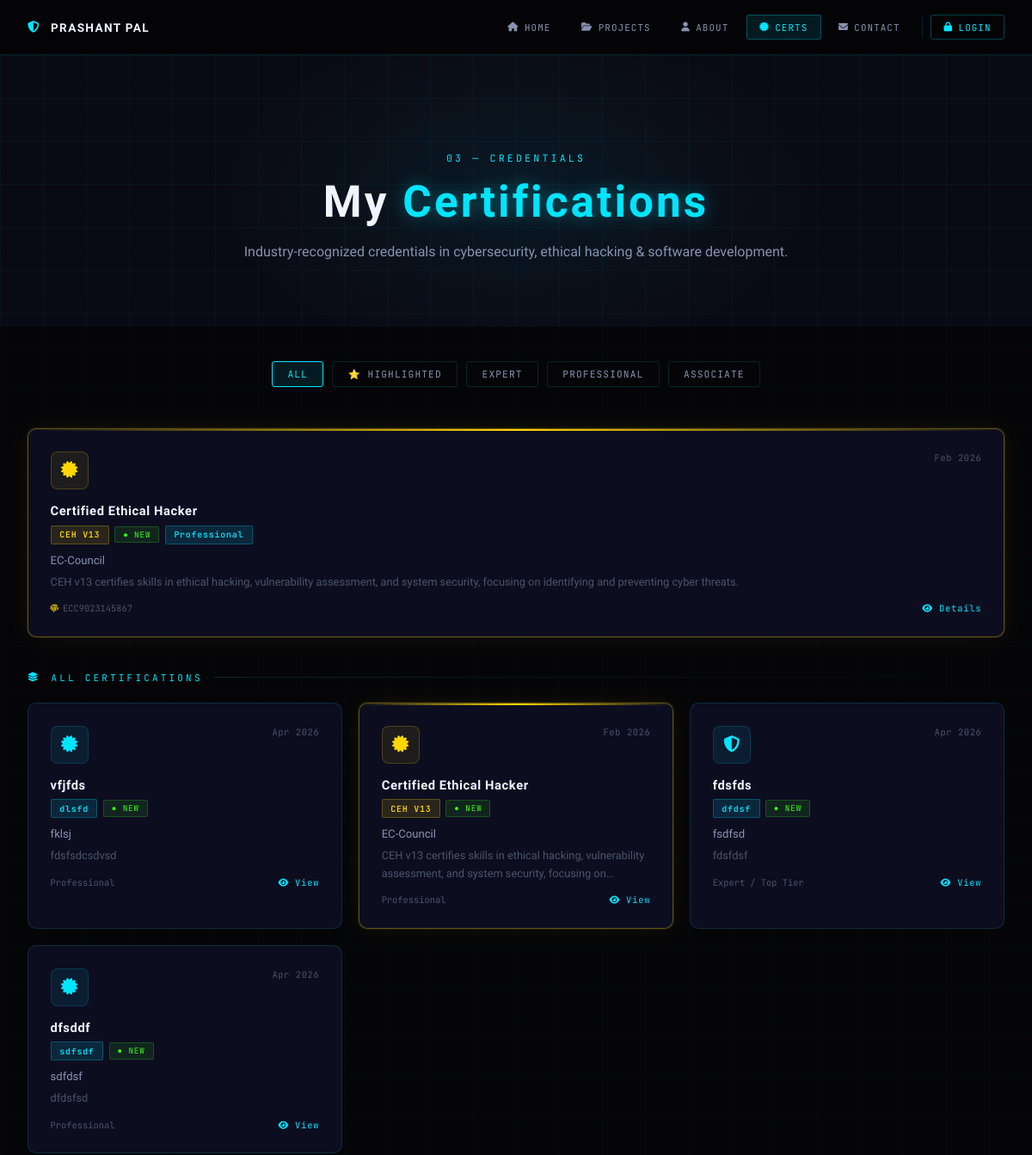
The page /certifications/ (upper part) on the database as committed earlier.
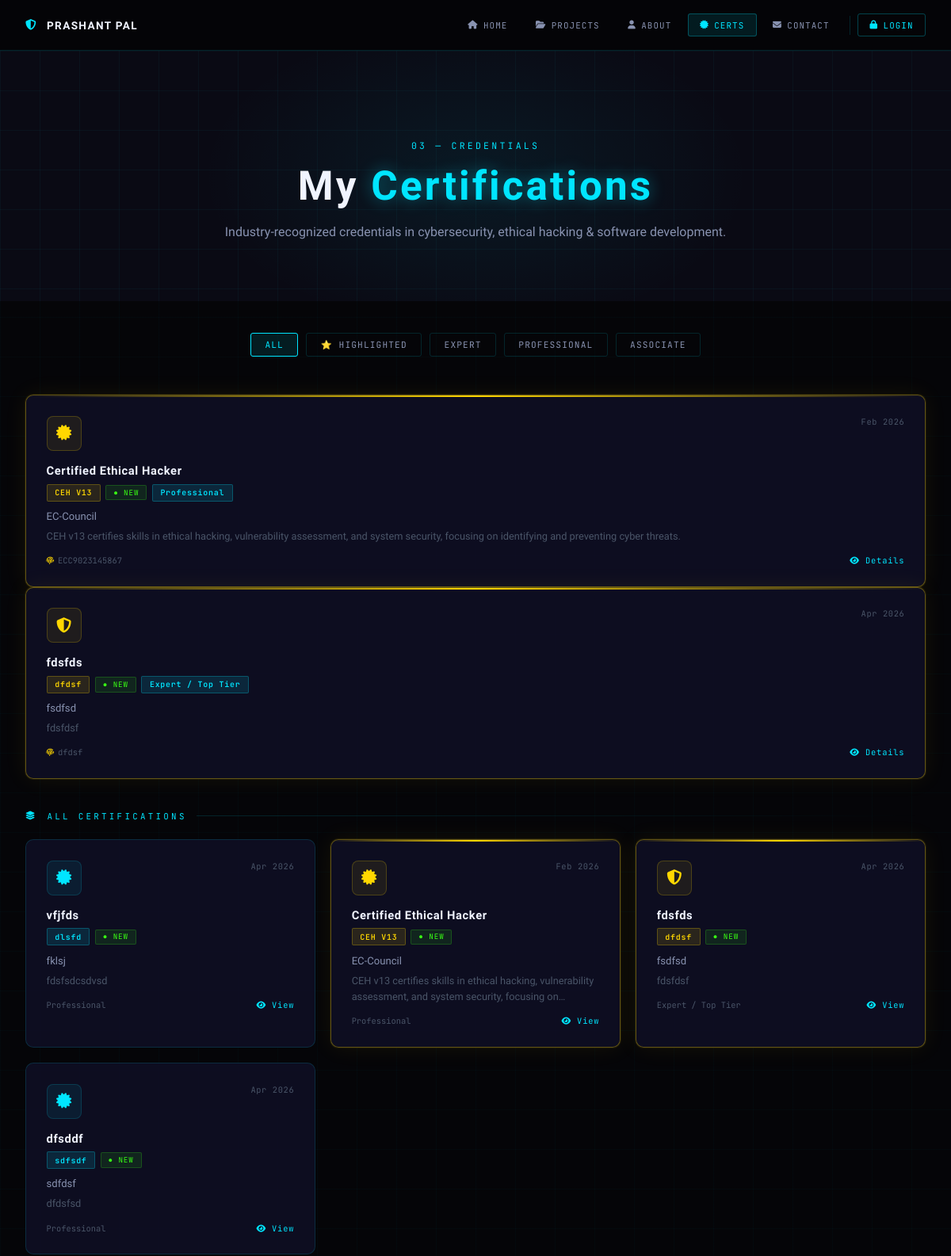
The same page on the database as committed later.
### apps/portfolio/models.py (models this page shows, shortened)
class Certification(models.Model):
    LEVEL_CHOICES = [
        ('expert',       'Expert / Top Tier'),
        ('professional', 'Professional'),
        ('associate',    'Associate'),
        ('beginner',     'Beginner / Foundation'),
    ]
    title           = models.CharField(max_length=200)
    badge_label     = models.CharField(max_length=60, blank=True)
    issuer          = models.CharField(max_length=200)
    issue_date      = models.DateField()
    credential_id   = models.CharField(max_length=200, blank=True)
    credential_url  = models.URLField(blank=True)
    description     = models.TextField(blank=True)
    certificate_image = models.ImageField(upload_to='certificates/', blank=True, null=True)
    level           = models.CharField(max_length=20, choices=LEVEL_CHOICES, default='professional')
    is_highlighted  = models.BooleanField(default=False)
    display_order   = models.PositiveIntegerField(default=0)
    created_at      = models.DateTimeField(auto_now_add=True)
    class Meta:
        ordering = ['display_order', '-issue_date', '-created_at']
        verbose_name = 'Certification'
        verbose_name_plural = 'Certifications'

### apps/portfolio/views.py (the view)
# urls.py: path('certifications/', views.certifications, name='certifications'),
def certifications(request):
    cutoff = timezone.now().date() - timedelta(days=180)
    certs  = Certification.objects.all().order_by('display_order', '-issue_date')
    return render(request, 'certifications.html', {'certs': certs, 'recent_cutoff': cutoff})

### apps/portfolio/templates/certifications.html (shortened to what the changed rows need)
{% extends "layout.html" %}
{% load static %}
{% block body_content %}
{% block content %}
<link rel="stylesheet" href="https://cdnjs.cloudflare.com/ajax/libs/font-awesome/6.5.0/css/all.min.css">
<header class="page-header">
  <div class="page-header-inner">
    <h1 class="page-title">My <span class="accent">Certifications</span></h1>
  </div>
</header>
<section class="certs-section">
  {% if certs %}
  {% with highlighted_certs=certs %}
  {% for cert in highlighted_certs %}
  {% if cert.is_highlighted %}
    <div class="cert-card is-highlighted"
         style="animation-delay:{{ forloop.counter0 }}00ms;"
         data-pk="{{ cert.pk }}"
         data-filter="highlighted {{ cert.level }}">
      <div class="cert-card-top">
        <div class="cert-icon-wrap gold">
          {% if cert.level == 'expert' %}<i class="fas fa-shield-halved"></i>
          {% elif cert.level == 'professional' %}<i class="fas fa-certificate"></i>
          {% elif cert.level == 'associate' %}<i class="fas fa-graduation-cap"></i>
          {% else %}<i class="fas fa-award"></i>{% endif %}
        </div>
        <span class="cert-date">{{ cert.issue_date|date:"M Y" }}</span>
      </div>
      <div class="cert-title">{{ cert.title }}</div>
      <div class="cert-badges">
        {% if cert.badge_label %}<span class="badge-tag badge-gold">{{ cert.badge_label }}</span>{% endif %}
        {% if cert.issue_date >= recent_cutoff %}<span class="badge-new">● New</span>{% endif %}
        <span class="badge-tag badge-cyan">{{ cert.get_level_display }}</span>
      </div>
      <div class="cert-issuer">{{ cert.issuer }}</div>
      {% if cert.description %}<div class="cert-desc-preview">{{ cert.description }}</div>{% endif %}
      <div class="cert-footer">
        {% if cert.credential_id %}
          <span><i class="fas fa-fingerprint" style="color:var(--gold);margin-right:.3rem;font-size:.6rem;"></i>{{ cert.credential_id|truncatechars:24 }}</span>
        {% else %}<span></span>{% endif %}
        <span class="cert-view-hint"><i class="fas fa-eye"></i> Details</span>
      </div>
    </div>
  {% endif %}
  {% endfor %}
  {% endwith %}
  <div class="certs-grid" id="certs-grid">
    {% for cert in certs %}
    <div class="cert-card {% if cert.is_highlighted %}is-highlighted{% endif %}"
         style="animation-delay:{{ forloop.counter0 }}0ms;"
         data-pk="{{ cert.pk }}"
         data-filter="{{ cert.level }}{% if cert.is_highlighted %} highlighted{% endif %}">
      <div class="cert-card-top">
        <div class="cert-icon-wrap {% if cert.is_highlighted %}gold{% endif %}">
          {% if cert.level == 'expert' %}<i class="fas fa-shield-halved"></i>
          {% elif cert.level == 'professional' %}<i class="fas fa-certificate"></i>
          {% elif cert.level == 'associate' %}<i class="fas fa-graduation-cap"></i>
          {% else %}<i class="fas fa-award"></i>{% endif %}
        </div>
        <span class="cert-date">{{ cert.issue_date|date:"M Y" }}</span>
      </div>
      <div class="cert-title">{{ cert.title }}</div>
      <div class="cert-badges">
        {% if cert.badge_label %}
          <span class="badge-tag {% if cert.is_highlighted %}badge-gold{% else %}badge-cyan{% endif %}">{{ cert.badge_label }}</span>
        {% endif %}
        {% if cert.issue_date >= recent_cutoff %}<span class="badge-new">● New</span>{% endif %}
      </div>
      <div class="cert-issuer">{{ cert.issuer }}</div>
      {% if cert.description %}<div class="cert-desc-preview">{{ cert.description }}</div>{% endif %}
      <div class="cert-footer">
        <span style="color:var(--text-lo);">{{ cert.get_level_display }}</span>
        <span class="cert-view-hint"><i class="fas fa-eye"></i> View</span>
      </div>
    </div>
    {% endfor %}
  </div>
  {% else %}
  <div class="empty-state">
    <i class="fas fa-certificate"></i>
    No certifications added yet. Check back soon!
  </div>
  {% endif %}
</section>
{% endblock content %}
{% endblock body_content %}

Rows that differ between the two databases and show on the page:
now on one of the page's lists (row edited): Certification: issue_date "Apr 2026", title "fdsfds", badge_label "dfdsf", level "Expert / Top Tier", issuer "fsdfsd", description "fdsfdsf", credential_id "dfdsf"
changed Certification "fdsfds": is_highlighted False → True (drawn)
